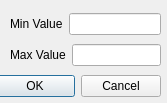
<?xml version="1.0" encoding="UTF-8"?>
<ui version="4.0">
 <class>MinMaxValuesDlg</class>
 <widget class="QDialog" name="MinMaxValuesDlg">
  <property name="geometry">
   <rect>
    <x>0</x>
    <y>0</y>
    <width>167</width>
    <height>103</height>
   </rect>
  </property>
  <property name="windowTitle">
   <string>Interval</string>
  </property>
  <widget class="QDialogButtonBox" name="buttonBox">
   <property name="geometry">
    <rect>
     <x>-180</x>
     <y>70</y>
     <width>341</width>
     <height>32</height>
    </rect>
   </property>
   <property name="orientation">
    <enum>Qt::Horizontal</enum>
   </property>
   <property name="standardButtons">
    <set>QDialogButtonBox::Cancel|QDialogButtonBox::Ok</set>
   </property>
  </widget>
  <widget class="QWidget" name="verticalLayoutWidget">
   <property name="geometry">
    <rect>
     <x>10</x>
     <y>10</y>
     <width>151</width>
     <height>61</height>
    </rect>
   </property>
   <layout class="QVBoxLayout" name="verticalLayout">
    <item>
     <layout class="QHBoxLayout" name="horizontalLayout">
      <item>
       <widget class="QLabel" name="labelMinValue">
        <property name="text">
         <string>Min Value</string>
        </property>
       </widget>
      </item>
      <item>
       <widget class="QLineEdit" name="lineEditMinValue"/>
      </item>
     </layout>
    </item>
    <item>
     <layout class="QHBoxLayout" name="horizontalLayout_2">
      <item>
       <widget class="QLabel" name="labelMaxValue">
        <property name="text">
         <string>Max Value</string>
        </property>
       </widget>
      </item>
      <item>
       <widget class="QLineEdit" name="lineEditMaxValue"/>
      </item>
     </layout>
    </item>
   </layout>
  </widget>
 </widget>
 <resources/>
 <connections>
  <connection>
   <sender>buttonBox</sender>
   <signal>accepted()</signal>
   <receiver>MinMaxValuesDlg</receiver>
   <slot>accept()</slot>
   <hints>
    <hint type="sourcelabel">
     <x>248</x>
     <y>254</y>
    </hint>
    <hint type="destinationlabel">
     <x>157</x>
     <y>274</y>
    </hint>
   </hints>
  </connection>
  <connection>
   <sender>buttonBox</sender>
   <signal>rejected()</signal>
   <receiver>MinMaxValuesDlg</receiver>
   <slot>reject()</slot>
   <hints>
    <hint type="sourcelabel">
     <x>316</x>
     <y>260</y>
    </hint>
    <hint type="destinationlabel">
     <x>286</x>
     <y>274</y>
    </hint>
   </hints>
  </connection>
 </connections>
</ui>
